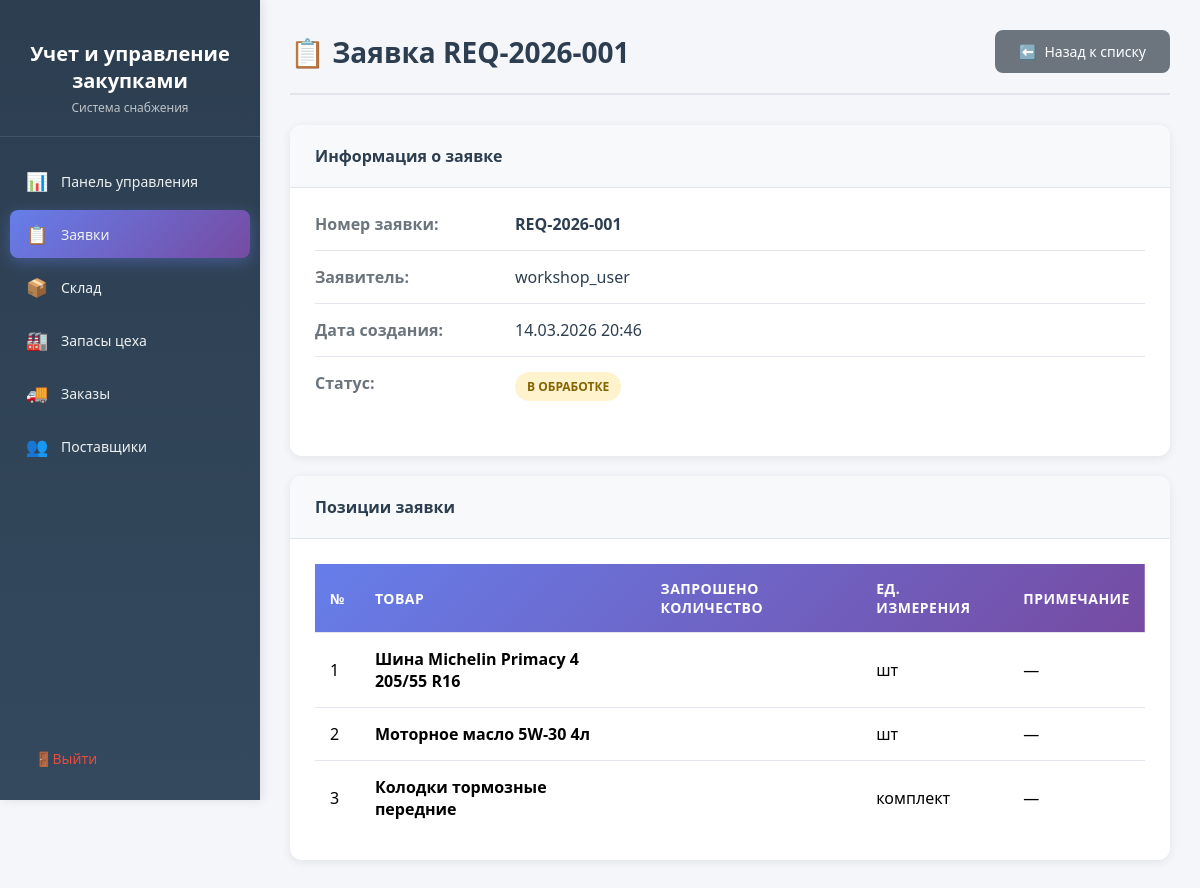
Screenshot of /requests/1/ (signed in) with the database file from the repository.
### procurement/models.py (models this page shows, shortened)
class PurchaseRequest(models.Model):
    STATUS_CHOICES = [
        ('draft', 'Черновик'),
        ('pending', 'На согласовании'),
        ('approved', 'Согласована'),
        ('rejected', 'Отклонена'),
        ('ordered', 'Заказана'),
    ]
    ROLE_CHOICES = [
        ('workshop', 'Сотрудник цеха'),
        ('warehouse', 'Кладовщик'),
    ]
    request_number = models.CharField(max_length=20, unique=True, verbose_name="Номер заявки")
    requester = models.ForeignKey(
        User,
        on_delete=models.SET_NULL,
        null=True,
        related_name='requests',
        verbose_name="Заявитель"
    )
    requester_role = models.CharField(
        max_length=20,
        choices=ROLE_CHOICES,
        default='workshop',
        verbose_name="Роль заявителя"
    )
    status = models.CharField(
        max_length=20,
        choices=STATUS_CHOICES,
        default='draft',
        verbose_name="Статус"
    )
    items = models.ManyToManyField('Product', through='RequestItem', verbose_name="Товары")
    total_amount = models.DecimalField(
        max_digits=12,
        decimal_places=2,
        default=0,
        verbose_name="Общая сумма"
    )
    comment = models.TextField(blank=True, verbose_name="Комментарий")
    created_at = models.DateTimeField(auto_now_add=True, verbose_name="Дата создания")
    updated_at = models.DateTimeField(auto_now=True, verbose_name="Дата обновления")
    approved_by = models.ForeignKey(
        User,
        on_delete=models.SET_NULL,
        null=True,
        blank=True,
        related_name='approved_requests',
        verbose_name="Кто согласовал"
    )
    approved_at = models.DateTimeField(null=True, blank=True, verbose_name="Дата согласования")
    items_description = models.TextField(blank=True, verbose_name="Описание товаров", help_text="Описание товаров, необходимых для заявки")
    class Meta:
        verbose_name = "Заявка на закупку"
        verbose_name_plural = "Заявки на закупку"
        ordering = ['-created_at']

class RequestItem(models.Model):
    request = models.ForeignKey(PurchaseRequest, on_delete=models.CASCADE, related_name='request_items')
    product = models.ForeignKey(Product, on_delete=models.CASCADE, verbose_name="Товар")
    quantity = models.PositiveIntegerField(verbose_name="Количество")
    requested_quantity = models.PositiveIntegerField(verbose_name="Запрошенное количество")
    class Meta:
        verbose_name = "Позиция заявки"
        verbose_name_plural = "Позиции заявок"

class Product(models.Model):
    name = models.CharField(max_length=200, verbose_name="Наименование")
    category = models.ForeignKey(
        Category,
        on_delete=models.SET_NULL,
        null=True,
        related_name='products',
        verbose_name="Категория"
    )
    sku = models.CharField(max_length=50, unique=True, verbose_name="Артикул")
    unit = models.CharField(max_length=20, default='шт', verbose_name="Единица измерения")
    min_stock_level = models.PositiveIntegerField(
        default=0,
        verbose_name="Минимальный остаток"
    )
    current_stock = models.PositiveIntegerField(
        default=0,
        verbose_name="Текущий остаток"
    )
    supplier = models.ForeignKey(
        Supplier,
        on_delete=models.SET_NULL,
        null=True,
        related_name='products',
        verbose_name="Основной поставщик"
    )
    price = models.DecimalField(
        max_digits=10,
        decimal_places=2,
        blank=True,
        null=True,
        verbose_name="Цена за единицу"
    )
    description = models.TextField(blank=True, verbose_name="Описание")
    created_at = models.DateTimeField(auto_now_add=True, verbose_name="Дата добавления")
    updated_at = models.DateTimeField(auto_now=True, verbose_name="Дата обновления")
    class Meta:
        verbose_name = "Товар"
        verbose_name_plural = "Товары"
        ordering = ['name']

### core/views.py (the view)
# urls.py: path('requests/<int:request_id>/', view_request, name='view_request'),
@login_required
def view_request(request, request_id):
    request_obj = get_object_or_404(PurchaseRequest, id=request_id)
    items = RequestItem.objects.filter(request=request_obj).select_related('product')
    context = {
        'request_obj': request_obj,
        'items': items,
        'user': request.user,
    }
    return render(request, 'procurement/view_request.html', context)

### templates/procurement/view_request.html (shortened to what this page needs)
<!DOCTYPE html>
<html lang="ru">
<head>
</head>
<body>
    <aside class="sidebar">
        <div class="sidebar-header">
            <h2>Учет и управление закупками</h2>
            <p>Система снабжения</p>
        </div>
        <ul class="sidebar-menu">
            <li>
                <a href="{% url 'dashboard' %}">
                    <span class="menu-icon">📊</span>
                    <span>Панель управления</span>
                </a>
            </li>
            <li>
                <a href="{% url 'requests' %}" class="active">
                    <span class="menu-icon">📋</span>
                    <span>Заявки</span>
                </a>
            </li>
            <li>
                <a href="{% url 'warehouse' %}">
                    <span class="menu-icon">📦</span>
                    <span>Склад</span>
                </a>
            </li>
            <li>
                <a href="{% url 'workshop_stock' %}">
                    <span class="menu-icon">🏭</span>
                    <span>Запасы цеха</span>
                </a>
            </li>
            <li>
                <a href="{% url 'orders' %}">
                    <span class="menu-icon">🚚</span>
                    <span>Заказы</span>
                </a>
            </li>
            <li>
                <a href="{% url 'suppliers' %}">
                    <span class="menu-icon">👥</span>
                    <span>Поставщики</span>
                </a>
            </li>
        </ul>
        <div class="sidebar-footer">
            <a href="{% url 'logout' %}" class="logout-btn">
                <span class="menu-icon">🚪</span>
                <span>Выйти</span>
            </a>
        </div>
    </aside>
    <main class="main-content">
        <div class="page-header">
            <h1 class="page-title">📋 Заявка {{ request_obj.request_number }}</h1>
            <a href="{% url 'requests' %}" class="btn btn-secondary">
                <span>⬅️</span> Назад к списку
            </a>
        </div>
        <div class="card">
            <div class="card-header">
                Информация о заявке
            </div>
            <div class="card-body">
                <div class="detail-row">
                    <div class="detail-label">Номер заявки:</div>
                    <div class="detail-value"><strong>{{ request_obj.request_number }}</strong></div>
                </div>
                <div class="detail-row">
                    <div class="detail-label">Заявитель:</div>
                    <div class="detail-value">{{ request_obj.requester.username|default:"Не указан" }}</div>
                </div>
                <div class="detail-row">
                    <div class="detail-label">Дата создания:</div>
                    <div class="detail-value">{{ request_obj.created_at|date:"d.m.Y H:i" }}</div>
                </div>
                <div class="detail-row">
                    <div class="detail-label">Статус:</div>
                    <div class="detail-value">
                        <span class="status-badge status-pending">
                            В обработке
                        </span>
                    </div>
                </div>
            </div>
        </div>
        <div class="card">
            <div class="card-header">
                Позиции заявки
            </div>
            <div class="card-body">
                {% if items %}
                <div class="table-responsive">
                    <table>
                        <thead>
                            <tr>
                                <th>№</th>
                                <th>Товар</th>
                                <th>Запрошено количество</th>
                                <th>Ед. измерения</th>
                                <th>Примечание</th>
                            </tr>
                        </thead>
                        <tbody>
                            {% for item in items %}
                            <tr>
                                <td>{{ forloop.counter }}</td>
                                <td><strong>{{ item.product.name }}</strong></td>
                                <td>{{ item.quantity_requested }}</td>
                                <td>{{ item.product.unit }}</td>
                                <td>{{ item.notes|default:"—" }}</td>
                            </tr>
                            {% endfor %}
                        </tbody>
                    </table>
                </div>
                {% else %}
                <div class="empty-state">
                    <div class="empty-state-icon">📦</div>
                    <h3>Нет позиций</h3>
                    <p>В этой заявке нет товаров</p>
                </div>
                {% endif %}
            </div>
        </div>
    </main>
</body>
</html>

### templates/procurement/view_request.html (style rules this page uses)
* { margin: 0; padding: 0; box-sizing: border-box; }
body { font-family: 'Segoe UI', Tahoma, Geneva, Verdana, sans-serif; background: #f5f6fa; min-height: 100vh; display: flex; }
.sidebar { width: 260px; background: linear-gradient(180deg, #2c3e50 0%, #34495e 100%); min-height: 100vh; position: fixed; left: 0; top: 0; padding: 20px 0; box-shadow: 2px 0 10px rgba(0,0,0,0.1); }
.sidebar-header { padding: 20px; text-align: center; border-bottom: 1px solid rgba(255,255,255,0.1); margin-bottom: 20px; }
.sidebar-header h2 { color: white; font-size: 20px; margin-bottom: 5px; }
.sidebar-header p { color: #bdc3c7; font-size: 12px; }
.sidebar-menu { list-style: none; padding: 0 10px; }
.sidebar-menu li { margin-bottom: 5px; }
.sidebar-menu a { display: flex; align-items: center; padding: 12px 15px; color: #ecf0f1; text-decoration: none; border-radius: 8px; transition: all 0.3s ease; font-size: 14px; }
.sidebar-menu a.active { background: linear-gradient(135deg, #667eea 0%, #764ba2 100%); box-shadow: 0 4px 15px rgba(102, 126, 234, 0.4); }
.sidebar-menu .menu-icon { margin-right: 12px; font-size: 18px; width: 24px; text-align: center; }
.sidebar-footer { position: absolute; bottom: 20px; width: 100%; padding: 0 20px; }
.logout-btn { display: flex; align-items: center; padding: 12px 15px; color: #e74c3c; text-decoration: none; border-radius: 8px; transition: all 0.3s ease; font-size: 14px; }
.main-content { flex: 1; margin-left: 260px; padding: 30px; }
.page-header { display: flex; justify-content: space-between; align-items: center; margin-bottom: 30px; padding-bottom: 20px; border-bottom: 2px solid #e1e5eb; }
.page-title { font-size: 28px; color: #2c3e50; font-weight: 600; }
.btn { display: inline-flex; align-items: center; padding: 12px 24px; border-radius: 8px; text-decoration: none; font-weight: 500; transition: all 0.3s ease; cursor: pointer; border: none; font-size: 14px; }
.btn-secondary { background: #6c757d; color: white; }
.btn span { margin-right: 8px; }
.card { background: white; border-radius: 12px; box-shadow: 0 2px 10px rgba(0,0,0,0.08); overflow: hidden; margin-bottom: 20px; }
.card-header { padding: 20px 25px; background: #f8f9fa; border-bottom: 1px solid #e1e5eb; font-weight: 600; color: #2c3e50; font-size: 16px; }
.card-body { padding: 25px; }
.table-responsive { overflow-x: auto; }
table { width: 100%; border-collapse: collapse; }
thead { background: linear-gradient(135deg, #667eea 0%, #764ba2 100%); color: white; }
th, td { padding: 15px; text-align: left; border-bottom: 1px solid #e1e5eb; }
th { font-weight: 600; font-size: 14px; text-transform: uppercase; letter-spacing: 0.5px; }
tbody tr { transition: all 0.2s ease; }
tbody tr:last-child td { border-bottom: none; }
.status-badge { display: inline-block; padding: 6px 12px; border-radius: 20px; font-size: 12px; font-weight: 600; text-transform: uppercase; }
.status-pending { background: #fff3cd; color: #856404; }
.detail-row { display: flex; margin-bottom: 15px; padding-bottom: 15px; border-bottom: 1px solid #e1e5eb; }
.detail-row:last-child { border-bottom: none; }
.detail-label { font-weight: 600; color: #6c757d; width: 200px; flex-shrink: 0; }
.detail-value { color: #2c3e50; flex: 1; }

### rows the page displays
PurchaseRequest: request_number "REQ-2026-001", requester.username "workshop_user", created_at "14.03.2026 20:46"
RequestItem: product.name "Шина Michelin Primacy 4 205/55 R16", product.unit "шт", notes "—"
RequestItem: product.name "Моторное масло 5W-30 4л", product.unit "шт", notes "—"
RequestItem: product.name "Колодки тормозные передние", product.unit "комплект", notes "—"
